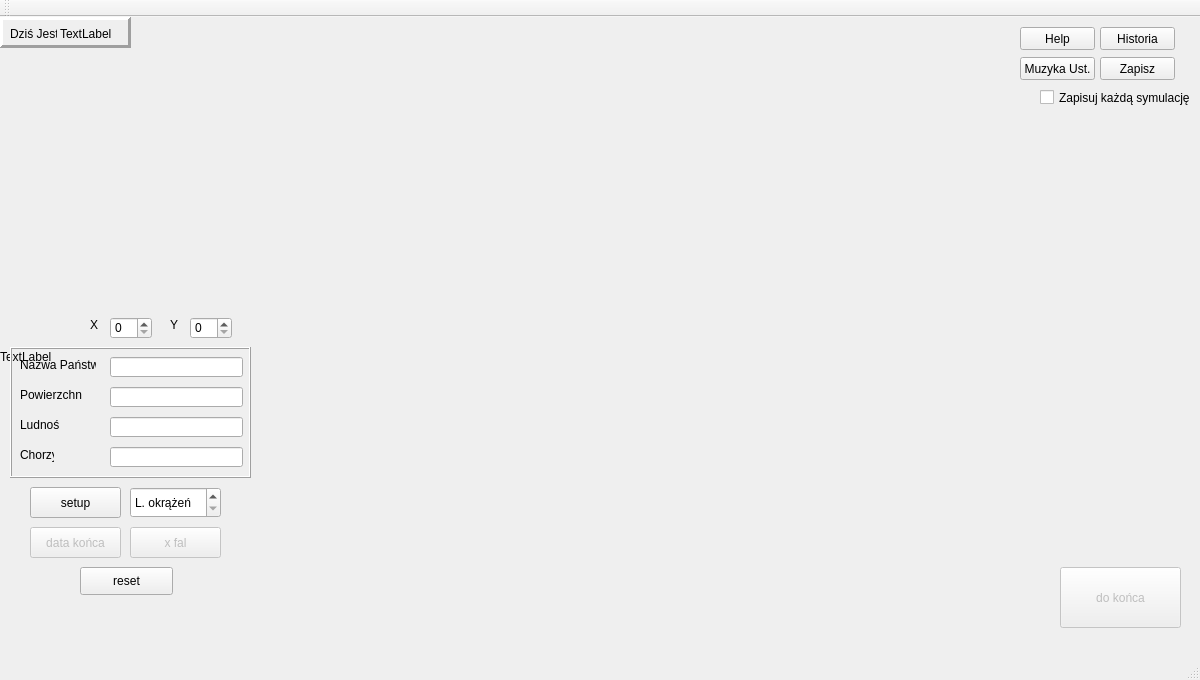
<?xml version="1.0" encoding="UTF-8"?>
<ui version="4.0">
 <class>MainWindow</class>
 <widget class="QMainWindow" name="MainWindow">
  <property name="geometry">
   <rect>
    <x>0</x>
    <y>0</y>
    <width>1200</width>
    <height>680</height>
   </rect>
  </property>
  <property name="windowTitle">
   <string>MainWindow</string>
  </property>
  <widget class="QWidget" name="centralWidget">
   <widget class="QPushButton" name="start">
    <property name="geometry">
     <rect>
      <x>30</x>
      <y>470</y>
      <width>91</width>
      <height>31</height>
     </rect>
    </property>
    <property name="text">
     <string>setup</string>
    </property>
   </widget>
   <widget class="QPushButton" name="killEM">
    <property name="enabled">
     <bool>false</bool>
    </property>
    <property name="geometry">
     <rect>
      <x>1060</x>
      <y>550</y>
      <width>121</width>
      <height>61</height>
     </rect>
    </property>
    <property name="accessibleDescription">
     <string>Kliknij aby zabić świat</string>
    </property>
    <property name="autoFillBackground">
     <bool>false</bool>
    </property>
    <property name="text">
     <string>do końca</string>
    </property>
    <property name="shortcut">
     <string>Enter</string>
    </property>
   </widget>
   <widget class="QLabel" name="MAPKA">
    <property name="geometry">
     <rect>
      <x>0</x>
      <y>0</y>
      <width>1200</width>
      <height>680</height>
     </rect>
    </property>
    <property name="text">
     <string>TextLabel</string>
    </property>
   </widget>
   <widget class="QPushButton" name="pushButton">
    <property name="enabled">
     <bool>false</bool>
    </property>
    <property name="geometry">
     <rect>
      <x>130</x>
      <y>510</y>
      <width>91</width>
      <height>31</height>
     </rect>
    </property>
    <property name="text">
     <string>x fal</string>
    </property>
   </widget>
   <widget class="QPushButton" name="push_to_the_end">
    <property name="enabled">
     <bool>false</bool>
    </property>
    <property name="geometry">
     <rect>
      <x>30</x>
      <y>510</y>
      <width>91</width>
      <height>31</height>
     </rect>
    </property>
    <property name="text">
     <string>data końca</string>
    </property>
   </widget>
   <widget class="QSpinBox" name="spinBox_okrazenia">
    <property name="geometry">
     <rect>
      <x>130</x>
      <y>470</y>
      <width>91</width>
      <height>31</height>
     </rect>
    </property>
    <property name="specialValueText">
     <string>L. okrążeń</string>
    </property>
    <property name="minimum">
     <number>1</number>
    </property>
    <property name="maximum">
     <number>50</number>
    </property>
   </widget>
   <widget class="QSpinBox" name="xPosSpinBox">
    <property name="geometry">
     <rect>
      <x>110</x>
      <y>300</y>
      <width>42</width>
      <height>22</height>
     </rect>
    </property>
    <property name="maximum">
     <number>1500</number>
    </property>
   </widget>
   <widget class="QSpinBox" name="yPosSpinBox">
    <property name="geometry">
     <rect>
      <x>190</x>
      <y>300</y>
      <width>42</width>
      <height>22</height>
     </rect>
    </property>
    <property name="maximum">
     <number>850</number>
    </property>
   </widget>
   <widget class="QLabel" name="label_2">
    <property name="geometry">
     <rect>
      <x>90</x>
      <y>300</y>
      <width>16</width>
      <height>16</height>
     </rect>
    </property>
    <property name="text">
     <string>X</string>
    </property>
   </widget>
   <widget class="QLabel" name="label_3">
    <property name="geometry">
     <rect>
      <x>170</x>
      <y>300</y>
      <width>16</width>
      <height>16</height>
     </rect>
    </property>
    <property name="text">
     <string>Y</string>
    </property>
   </widget>
   <widget class="QLineEdit" name="Nazwa">
    <property name="geometry">
     <rect>
      <x>110</x>
      <y>340</y>
      <width>133</width>
      <height>20</height>
     </rect>
    </property>
   </widget>
   <widget class="QLineEdit" name="Powierzchnia">
    <property name="geometry">
     <rect>
      <x>110</x>
      <y>370</y>
      <width>133</width>
      <height>20</height>
     </rect>
    </property>
   </widget>
   <widget class="QLineEdit" name="Ludnosc">
    <property name="geometry">
     <rect>
      <x>110</x>
      <y>400</y>
      <width>133</width>
      <height>20</height>
     </rect>
    </property>
   </widget>
   <widget class="QLineEdit" name="Chorzy">
    <property name="geometry">
     <rect>
      <x>110</x>
      <y>430</y>
      <width>133</width>
      <height>20</height>
     </rect>
    </property>
   </widget>
   <widget class="QLabel" name="label_4">
    <property name="geometry">
     <rect>
      <x>20</x>
      <y>340</y>
      <width>76</width>
      <height>16</height>
     </rect>
    </property>
    <property name="text">
     <string>Nazwa Państwa</string>
    </property>
   </widget>
   <widget class="QLabel" name="label_5">
    <property name="geometry">
     <rect>
      <x>20</x>
      <y>370</y>
      <width>62</width>
      <height>16</height>
     </rect>
    </property>
    <property name="text">
     <string>Powierzchnia</string>
    </property>
   </widget>
   <widget class="QLabel" name="label_6">
    <property name="geometry">
     <rect>
      <x>20</x>
      <y>400</y>
      <width>39</width>
      <height>16</height>
     </rect>
    </property>
    <property name="text">
     <string>Ludność</string>
    </property>
   </widget>
   <widget class="QLabel" name="label_7">
    <property name="geometry">
     <rect>
      <x>20</x>
      <y>430</y>
      <width>34</width>
      <height>16</height>
     </rect>
    </property>
    <property name="text">
     <string>Chorzy</string>
    </property>
   </widget>
   <widget class="QLabel" name="label_8">
    <property name="geometry">
     <rect>
      <x>10</x>
      <y>330</y>
      <width>241</width>
      <height>131</height>
     </rect>
    </property>
    <property name="frameShape">
     <enum>QFrame::Box</enum>
    </property>
    <property name="frameShadow">
     <enum>QFrame::Raised</enum>
    </property>
    <property name="text">
     <string/>
    </property>
   </widget>
   <widget class="QLabel" name="curr_date">
    <property name="geometry">
     <rect>
      <x>60</x>
      <y>10</y>
      <width>71</width>
      <height>13</height>
     </rect>
    </property>
    <property name="text">
     <string>TextLabel</string>
    </property>
   </widget>
   <widget class="QLabel" name="label">
    <property name="geometry">
     <rect>
      <x>10</x>
      <y>10</y>
      <width>47</width>
      <height>13</height>
     </rect>
    </property>
    <property name="text">
     <string>Dziś Jest: </string>
    </property>
   </widget>
   <widget class="QLabel" name="label_9">
    <property name="geometry">
     <rect>
      <x>0</x>
      <y>0</y>
      <width>131</width>
      <height>31</height>
     </rect>
    </property>
    <property name="frameShape">
     <enum>QFrame::Panel</enum>
    </property>
    <property name="frameShadow">
     <enum>QFrame::Raised</enum>
    </property>
    <property name="lineWidth">
     <number>3</number>
    </property>
    <property name="text">
     <string/>
    </property>
   </widget>
   <widget class="QPushButton" name="Help">
    <property name="geometry">
     <rect>
      <x>1020</x>
      <y>10</y>
      <width>75</width>
      <height>23</height>
     </rect>
    </property>
    <property name="text">
     <string>Help</string>
    </property>
   </widget>
   <widget class="QPushButton" name="pushSave">
    <property name="geometry">
     <rect>
      <x>1100</x>
      <y>40</y>
      <width>75</width>
      <height>23</height>
     </rect>
    </property>
    <property name="text">
     <string>Zapisz</string>
    </property>
   </widget>
   <widget class="QPushButton" name="PushHistoria">
    <property name="geometry">
     <rect>
      <x>1100</x>
      <y>10</y>
      <width>75</width>
      <height>23</height>
     </rect>
    </property>
    <property name="text">
     <string>Historia</string>
    </property>
   </widget>
   <widget class="QCheckBox" name="checkBox">
    <property name="geometry">
     <rect>
      <x>1040</x>
      <y>70</y>
      <width>161</width>
      <height>21</height>
     </rect>
    </property>
    <property name="text">
     <string>Zapisuj każdą symulację</string>
    </property>
   </widget>
   <widget class="QPushButton" name="ButMuzyka">
    <property name="geometry">
     <rect>
      <x>1020</x>
      <y>40</y>
      <width>75</width>
      <height>23</height>
     </rect>
    </property>
    <property name="text">
     <string>Muzyka Ust.</string>
    </property>
   </widget>
   <widget class="QPushButton" name="pushButton_2">
    <property name="geometry">
     <rect>
      <x>80</x>
      <y>550</y>
      <width>93</width>
      <height>28</height>
     </rect>
    </property>
    <property name="text">
     <string>reset</string>
    </property>
   </widget>
   <zorder>MAPKA</zorder>
   <zorder>label_8</zorder>
   <zorder>start</zorder>
   <zorder>killEM</zorder>
   <zorder>pushButton</zorder>
   <zorder>push_to_the_end</zorder>
   <zorder>spinBox_okrazenia</zorder>
   <zorder>xPosSpinBox</zorder>
   <zorder>yPosSpinBox</zorder>
   <zorder>label_2</zorder>
   <zorder>label_3</zorder>
   <zorder>Nazwa</zorder>
   <zorder>Powierzchnia</zorder>
   <zorder>Ludnosc</zorder>
   <zorder>Chorzy</zorder>
   <zorder>label_4</zorder>
   <zorder>label_5</zorder>
   <zorder>label_6</zorder>
   <zorder>label_7</zorder>
   <zorder>curr_date</zorder>
   <zorder>label</zorder>
   <zorder>label_9</zorder>
   <zorder>Help</zorder>
   <zorder>pushSave</zorder>
   <zorder>PushHistoria</zorder>
   <zorder>checkBox</zorder>
   <zorder>ButMuzyka</zorder>
   <zorder>pushButton_2</zorder>
  </widget>
  <widget class="QMenuBar" name="menuBar">
   <property name="geometry">
    <rect>
     <x>0</x>
     <y>0</y>
     <width>1200</width>
     <height>26</height>
    </rect>
   </property>
  </widget>
  <widget class="QToolBar" name="mainToolBar">
   <attribute name="toolBarArea">
    <enum>TopToolBarArea</enum>
   </attribute>
   <attribute name="toolBarBreak">
    <bool>false</bool>
   </attribute>
  </widget>
  <widget class="QStatusBar" name="statusBar"/>
 </widget>
 <layoutdefault spacing="6" margin="11"/>
 <resources/>
 <connections/>
</ui>
